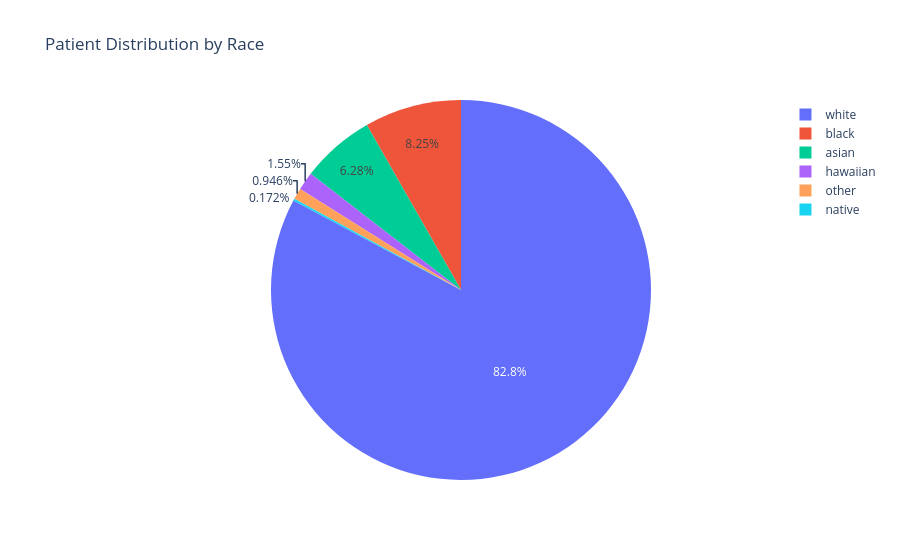

The notebook cell saved with this chart:
### Markdown cell above
Race Distribution:

The pie chart represents the proportion of patients from different racial groups. It helps visualize the demographic composition of the dataset and identifies the most represented race, supporting demographic analysis.

### Code cell
race = patients['RACE'].value_counts().reset_index()
race.columns = ['Race','Count']

fig = px.pie(
    race,
    names='Race',
    values='Count',
    title='Patient Distribution by Race'
)

fig.show()

### Figure 1 — Plotly figure (JSON) as saved in the notebook; plotly's stock layout.template omitted (floating-point values rounded to 4 significant figures)
{"data": [{"domain": {"x": [0, 1], "y": [0, 1]}, "hovertemplate": "Race=%{label}<br>Count=%{value}<extra></extra>", "labels": ["white", "black", "asian", "hawaiian", "other", "native"], "legendgroup": "", "name": "", "showlegend": true, "type": "pie", "values": [963, 96, 73, 18, 11, 2]}], "layout": {"legend": {"tracegroupgap": 0}, "title": {"text": "Patient Distribution by Race"}}}
